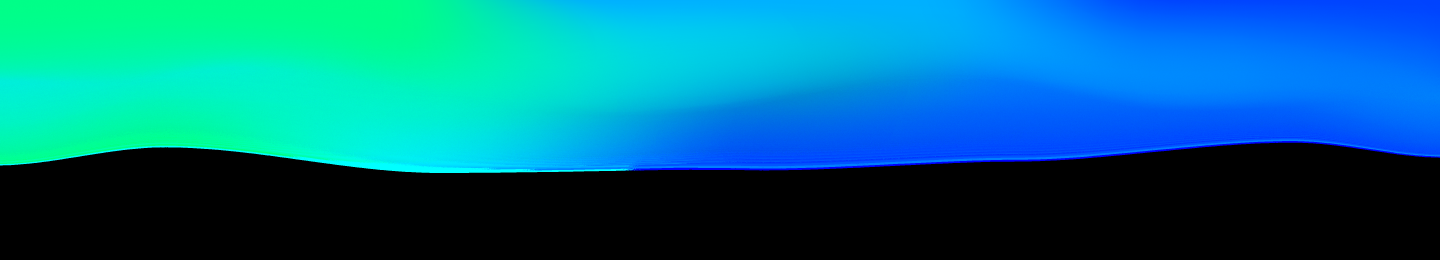
#> input picture images/leia_inc_rotated.png, 5760 x 1038 px (shown at 1/4 size)
$ python generate_mosaic.py ../images/leia_inc_rotated.png ../images out.png
#> lines starting #> are read from the running program, lines starting #| are printed output that depends on the picture
#> further down, target_image is the input picture: shape (1038, 5760, 3); mean B, G, R 136.1, 108.9, 0
import os, random
import cv2
import numpy as np
import argparse
import tqdm

import imageio

from joblib import Memory


def get_average_color(image):
    image = cv2.resize(image, (20, 20))
    return tuple(np.average(image.reshape(image.shape[0] * image.shape[1], image.shape[2]), axis=0))


memory = Memory(location='/tmp', verbose=0)


@memory.cache
def get_average_color_for_file(filename: str):
    image = cv2.imread(filename)
    return get_average_color(image)


@memory.cache
def get_average_color_list(filepaths):
    average_color = np.zeros((len(filepaths), 3), dtype=np.uint8)
    for i in tqdm.trange(len(filepaths)):
        average_color[i, :] = get_average_color_for_file(filepaths[i])
    return average_color


def get_best_match_index(target_color, color_list):
    min_index = 0
    min_dist = float("inf")
    target_color_expanded = [target_color] * len(color_list)
    diff = color_list - target_color_expanded
    diff2 = abs(diff[:, 0]) + abs(diff[:, 1]) + abs(diff[:, 2])
    for i in range(len(color_list)):
        if diff2[i] < min_dist:
            min_dist = diff2[i]
            min_index = i
    return min_index


def get_mosaic(target_image, input_image_dir, rows: int, columns: int):
#> called with input_image_dir = '../images', rows = 25, columns = 45
    input_image_filenames = os.listdir(input_image_dir)
    input_image_filepaths = [os.path.abspath(os.path.join(input_image_dir, input_image_filenames[i])) for i in range(len(input_image_filenames))]

    w = 24
    h = 24
    W = w * columns
    H = h * rows
    target_image = cv2.resize(target_image, (W, H), cv2.INTER_AREA)
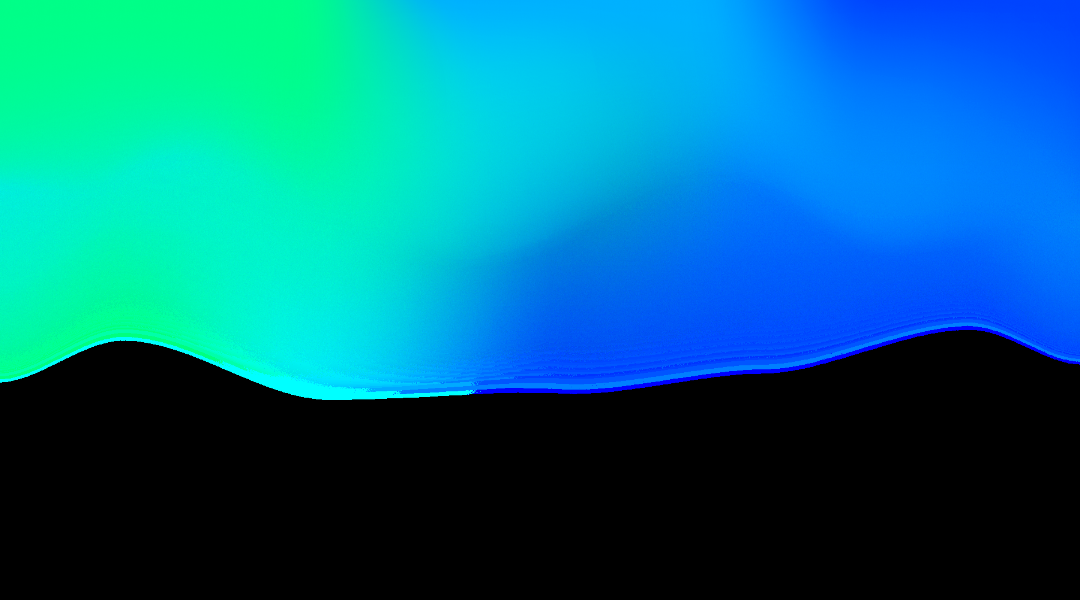
#> target_image: shape (600, 1080, 3); mean of channels 0, 1, 2 136.1, 108.9, 0; drawn as B, G, R

    mosaic_image = np.zeros((H, W, 3), dtype=np.uint8)

    print('calculating color averages...')
    input_images_averages = get_average_color_list(input_image_filepaths)
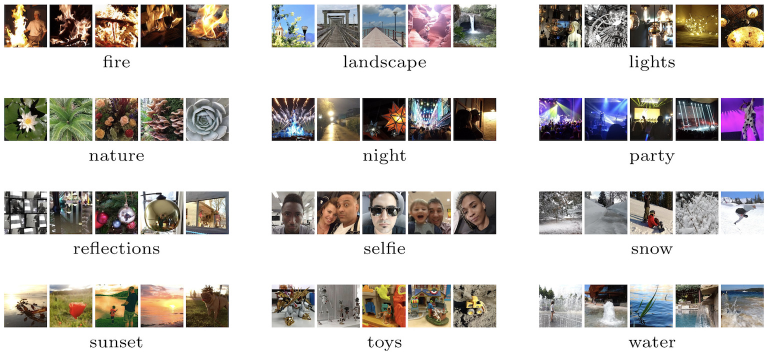
#> input picture images/holopix50k_diversity.jpg, 1536 x 710 px (shown at 1/2 size)
#> in get_average_color_for_file, image is the input picture: shape (710, 1536, 3); mean B, G, R 192.6, 196, 200.1
#> in get_average_color, `image = cv2.resize(image, (20, 20))`:
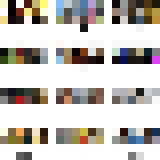
#> image: shape (20, 20, 3) (shown 8 times larger); mean of channels 0, 1, 2 189.3, 194.1, 198.1; drawn as B, G, R
#> pass 3 of the loop in get_average_color_list, `for i in tqdm.trange(len(filepaths)):`:
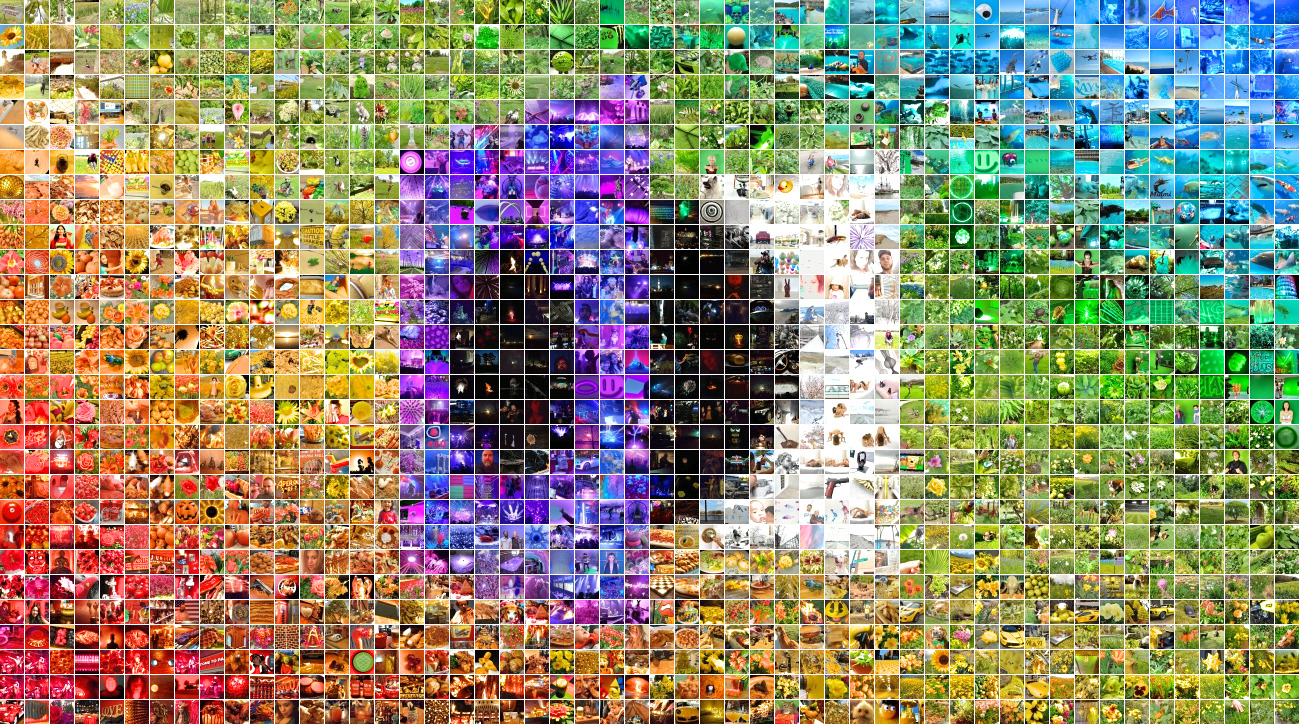
#> input picture images/mosaic.jpg, 1299 x 724 px
#> in get_average_color_for_file, image is the input picture: shape (724, 1299, 3); mean B, G, R 110.9, 139.1, 145.1
#> image: shape (20, 20, 3)

    # Iterate over the data in random order.
    coords = []
    for x in range(rows):
        for y in range(columns):
            coords.append((x, y))
    random.shuffle(coords)

    print('finding image matches...')
    for (i, j) in tqdm.tqdm(coords):
        target_subimage = target_image[i*h:(i+1)*h, j*w:(j+1)*w, :]
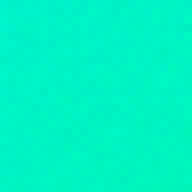
#> target_subimage: shape (24, 24, 3) (shown 8 times larger); mean of channels 0, 1, 2 195.8, 243.5, 0; drawn as B, G, R

        target_average = get_average_color(target_subimage)
#> target_average = (195.7, 243.4, 0.0025)

        match_index = get_best_match_index(target_average, input_images_averages)
#> in get_best_match_index, `target_color_expanded = [target_color] * len(color_list)`: target_color_expanded = [(195.7, 243.4, 0.0025), (195.7, 243.4, 0.0025), (195.7, 243.4, 0.0025)]
#> in get_best_match_index, `diff = color_list - target_color_expanded`: diff = [[-6.68, -49.42, 198], [-60.68, -135.4, -0.0025], [-87.68, -103.4, 142]]
#> in get_best_match_index, `diff2 = abs(diff[:, 0]) + abs(diff[:, 1]) + abs(diff[:, 2])`: diff2 = [254.1, 196.1, 333.1]
#> the loop in get_best_match_index, `for i in range(len(color_list)):` made 3 passes
#> min_dist on passes 1 to 2: 254.1, 196.1
#> after the loop in get_best_match_index, `for i in range(len(color_list)):`: min_dist = 196.1; min_index = 1
#> match_index = 1
        source_image = cv2.imread(input_image_filepaths[match_index])

        # Blur before downsampling to reduce aliasing
        source_image = cv2.resize(source_image, (24*5, 24*5), cv2.INTER_AREA)
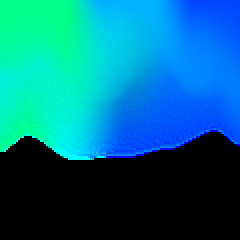
#> source_image: shape (120, 120, 3) (shown 2 times larger); mean B, G, R 136.2, 108.9, 0
        source_image = cv2.GaussianBlur(source_image, (5, 5), 0)
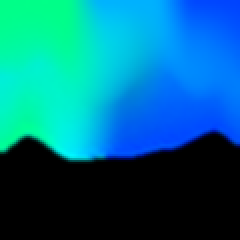
#> source_image: shape (120, 120, 3) (shown 2 times larger); mean B, G, R 136.2, 108.9, 0
        source_image = cv2.resize(source_image, (24, 24), cv2.INTER_AREA)
#> source_image: shape (24, 24, 3)

        mosaic_image[i*w:(i+1)*w, j*h:(j+1)*h] = source_image
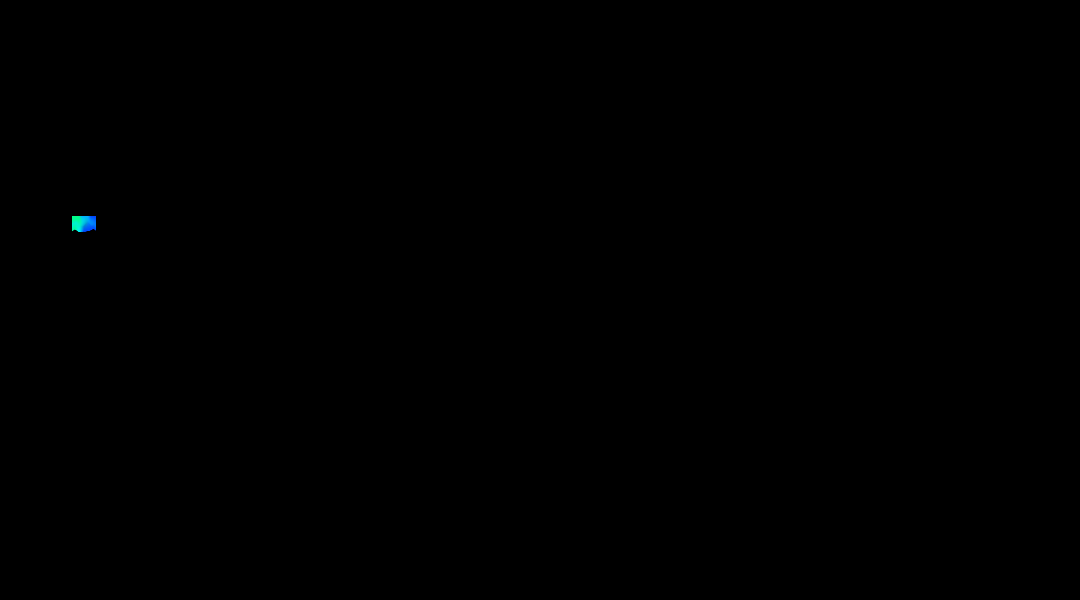
#> mosaic_image: shape (600, 1080, 3); mean B, G, R 0.1, 0.1, 0

        input_images_averages = np.delete(input_images_averages, obj=match_index, axis=0)
#> input_images_averages = [[189, 194, 198], [108, 140, 142]]
#> pass 3 of the loop in get_mosaic, `for (i, j) in tqdm.tqdm(coords):`:
#> target_average = (226.5, 192.6, 0)
#> match_index = 0
#> in get_mosaic, `source_image = cv2.GaussianBlur(source_image, (5, 5), 0)`:
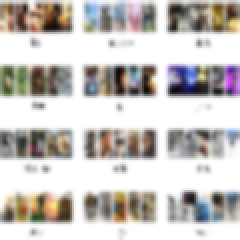
#> source_image: shape (120, 120, 3) (shown 2 times larger); mean B, G, R 193.4, 196.8, 200.7
#> in get_mosaic, `mosaic_image[i*w:(i+1)*w, j*h:(j+1)*h] = source_image`:
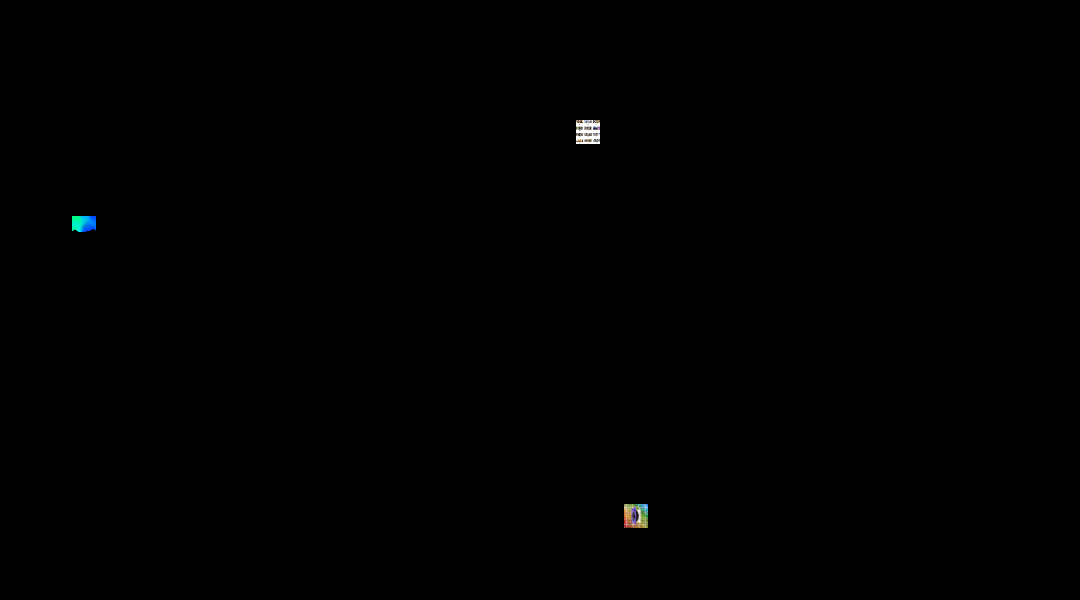
#> mosaic_image: shape (600, 1080, 3); mean B, G, R 0.4, 0.4, 0.3
#> input_images_averages = empty array
#> the loop made 4 passes; the first 3 are shown
        del input_image_filepaths[match_index]

        cv2.imshow('out', mosaic_image)
        cv2.waitKey(1)

    gif_frames = []
    for iteration, (i, j) in enumerate(tqdm.tqdm(coords[:150])):
        target_subimage = target_image[i*h:(i+1)*h, j*w:(j+1)*w, :]

        target_average = get_average_color(target_subimage)

        match_index = get_best_match_index(target_average, input_images_averages)
        source_image = cv2.imread(input_image_filepaths[match_index])

        # Blur before downsampling to reduce aliasing
        source_image = cv2.resize(source_image, (24*5, 24*5), cv2.INTER_AREA)
        source_image = cv2.GaussianBlur(source_image, (5, 5), 0)
        source_image = cv2.resize(source_image, (24, 24), cv2.INTER_AREA)

        mosaic_image[i*w:(i+1)*w, j*h:(j+1)*h] = source_image

        input_images_averages = np.delete(input_images_averages, obj=match_index, axis=0)
        del input_image_filepaths[match_index]

        cv2.imshow('out', mosaic_image)
        cv2.waitKey(1)

        if iteration % 6 == 0:
            gif_frame = cv2.cvtColor(mosaic_image, cv2.COLOR_RGB2BGR)
            gif_frames.append(gif_frame)

    imageio.mimsave('movie.gif', gif_frames)

    return mosaic_image


if __name__ == "__main__":

    parser = argparse.ArgumentParser()
    parser.add_argument("target", help="Target image")
    parser.add_argument("data_dir", help="Dataset directory")
    parser.add_argument("output", default="out.png")
    args = parser.parse_args()

    target_image = cv2.imread(args.target)

    cv2.imshow('t', target_image)
    cv2.waitKey(1)

    print('starting photomosaic creation...')
    scale_factor = 1.0
#> (the run stopped early here; a loop or call above may not have finished)
